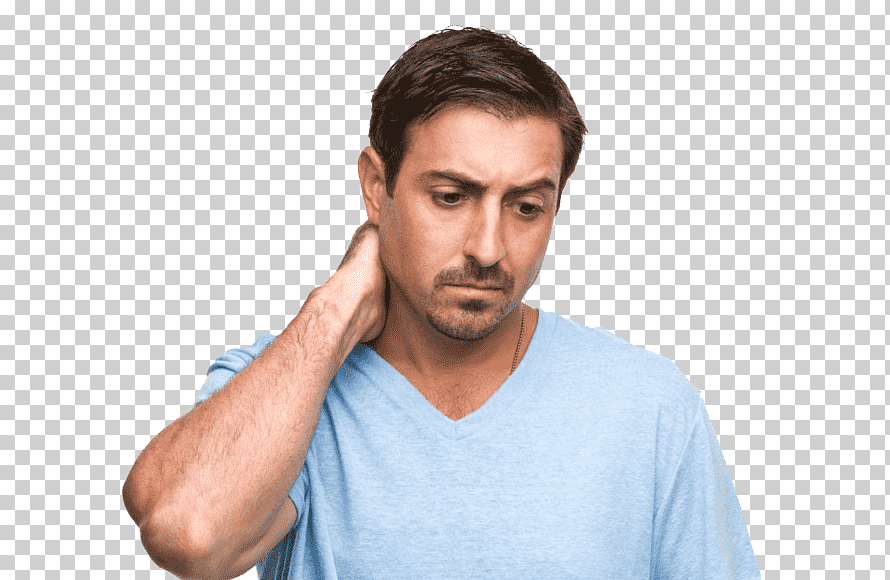
#> input picture triste.png, 890 x 580 px, given in place of the camera
$ python emotion_detection.py
#> lines starting #> are read from the running program, lines starting #| are printed output that depends on the picture; after the words box and inside, x2 and y2 are one past the last pixel; in counts of white or black regions, pixels touching at a corner belong together
import cv2
import numpy as np
import random
import os
from datetime import datetime
import matplotlib.pyplot as plt

# Crear carpeta para guardar capturas
carpeta_capturas = "capturas"
os.makedirs(carpeta_capturas, exist_ok=True)

# Emociones simuladas
emotions = ['Enojado', 'Asco', 'Miedo', 'Feliz', 'Triste', 'Sorprendido', 'Neutral']

# Colores únicos para cada emoción
colores_emociones = {
    'Enojado': '#FF0000',      # Rojo
    'Asco': '#8B008B',         # Morado oscuro
    'Miedo': '#800000',        # Marrón oscuro
    'Feliz': '#FFD700',        # Amarillo
    'Triste': '#1E90FF',       # Azul
    'Sorprendido': '#FFA500',  # Naranja
    'Neutral': '#808080'       # Gris
}

# Cargar clasificador de rostros
face_cascade = cv2.CascadeClassifier(cv2.data.haarcascades + 'haarcascade_frontalface_default.xml')
if face_cascade.empty():
    print("Error al cargar Haar Cascade.")
    exit()

# Abrir cámara
camara = cv2.VideoCapture(0)
if not camara.isOpened():
    print("No se pudo abrir la cámara.")
    exit()

ultima_emocion = None
conteo_emociones = {e: 0 for e in emotions}

# Configurar gráfico en ventana propia
plt.ion()
fig, ax = plt.subplots(figsize=(8, 4))
colores = [colores_emociones[e] for e in emotions]
barras = ax.bar(conteo_emociones.keys(), conteo_emociones.values(), color=colores)
ax.set_ylim(0, 10)
ax.set_ylabel('Cantidad de veces detectada')
ax.set_title('Conteo de emociones detectadas')
plt.tight_layout()
fig.canvas.manager.set_window_title("Gráfico de Emociones")

frame_counter = 0

while True:
    ret, frame = camara.read()
#> frame is the input picture: shape (580, 890, 3); mean B, G, R 207.7, 207.1, 211.7
    if not ret:
        print("No se pudo leer el frame.")
        break

    gray = cv2.cvtColor(frame, cv2.COLOR_BGR2GRAY)
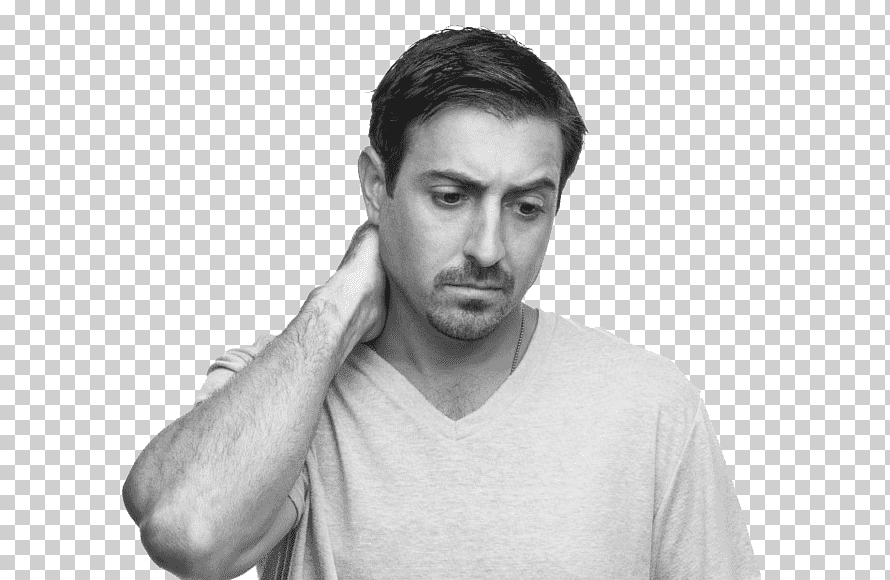
#> gray: shape (580, 890); min 30, max 255, mean 208.6
    faces = face_cascade.detectMultiScale(gray, scaleFactor=1.1, minNeighbors=5, minSize=(30, 30))
#> faces = [[371, 107, 235, 235]]

    for (x, y, w, h) in faces:
        roi_gray = gray[y:y+h, x:x+w]
        roi_gray = cv2.resize(roi_gray, (48, 48))
        roi = roi_gray.astype('float32') / 255.0
        roi = np.expand_dims(roi, axis=(0, -1))

        # Simular emoción
        emotion = random.choice(emotions)

        # Solo capturar si cambia la emoción y no es Neutral
        if emotion != ultima_emocion and emotion != 'Neutral':
            nombre_archivo = f"{carpeta_capturas}/rostro_{emotion}_{datetime.now().strftime('%Y%m%d_%H%M%S_%f')}.png"
            rostro_color = frame[y:y+h, x:x+w]
            cv2.imwrite(nombre_archivo, rostro_color)
            print(f"Captura guardada: {nombre_archivo}")
            ultima_emocion = emotion

        # Aumentar conteo
        conteo_emociones[emotion] += 1

        # Mostrar emoción detectada
        cv2.rectangle(frame, (x, y), (x+w, y+h), (0, 255, 0), 2)
        cv2.putText(frame, emotion, (x, y-10), cv2.FONT_HERSHEY_SIMPLEX, 0.9, (0, 255, 0), 2)
#> this loop made 1 pass
#> pass 1, `roi_gray = gray[y:y+h, x:x+w]`:
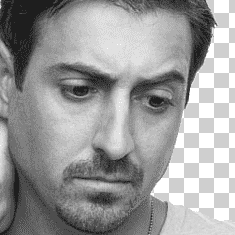
#> roi_gray: shape (235, 235); min 30, max 255, mean 154.4
#> pass 1, `roi_gray = cv2.resize(roi_gray, (48, 48))`:
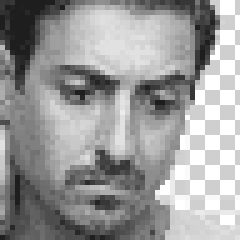
#> roi_gray: shape (48, 48) (shown 5 times larger); min 30, max 255, mean 154.3
#> after the loop:
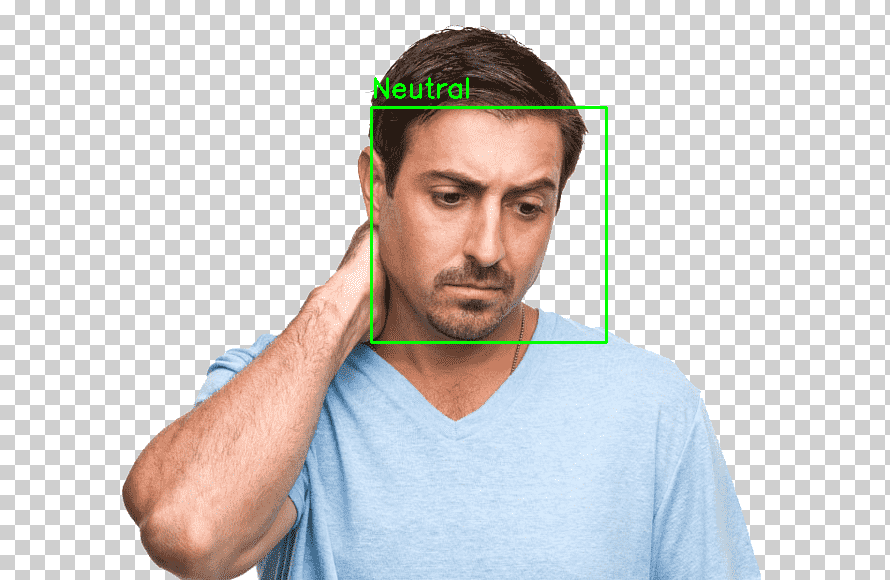
#> frame: shape (580, 890, 3); 0.69% of pixels changed, all inside (x1, y1, x2, y2) = (370, 77, 608, 344)
#> after the loop, conteo_emociones = {'Enojado': 0, 'Asco': 0, 'Miedo': 0, 'Feliz': 0, 'Triste': 0, 'Sorprendido': 0, 'Neutral': 1}

    # Mostrar ventana de cámara
    cv2.imshow('Detector de Emociones - Presiona "q" para salir', frame)

    # Actualizar gráfico cada 10 frames
    frame_counter += 1
    if frame_counter % 10 == 0:
        for barra, valor in zip(barras, conteo_emociones.values()):
            barra.set_height(valor)
        ax.set_ylim(0, max(10, max(conteo_emociones.values()) + 2))
        fig.canvas.draw()
        fig.canvas.flush_events()

    # Salir al presionar 'q'
    if cv2.waitKey(1) & 0xFF == ord('q'):
#> (key q is pressed here)
        break

camara.release()
cv2.destroyAllWindows()
plt.ioff()
plt.show()
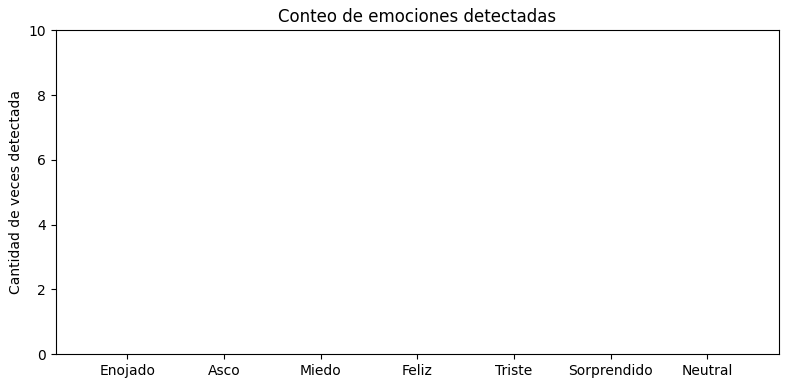
#> figure drawn by matplotlib, 1 panel
